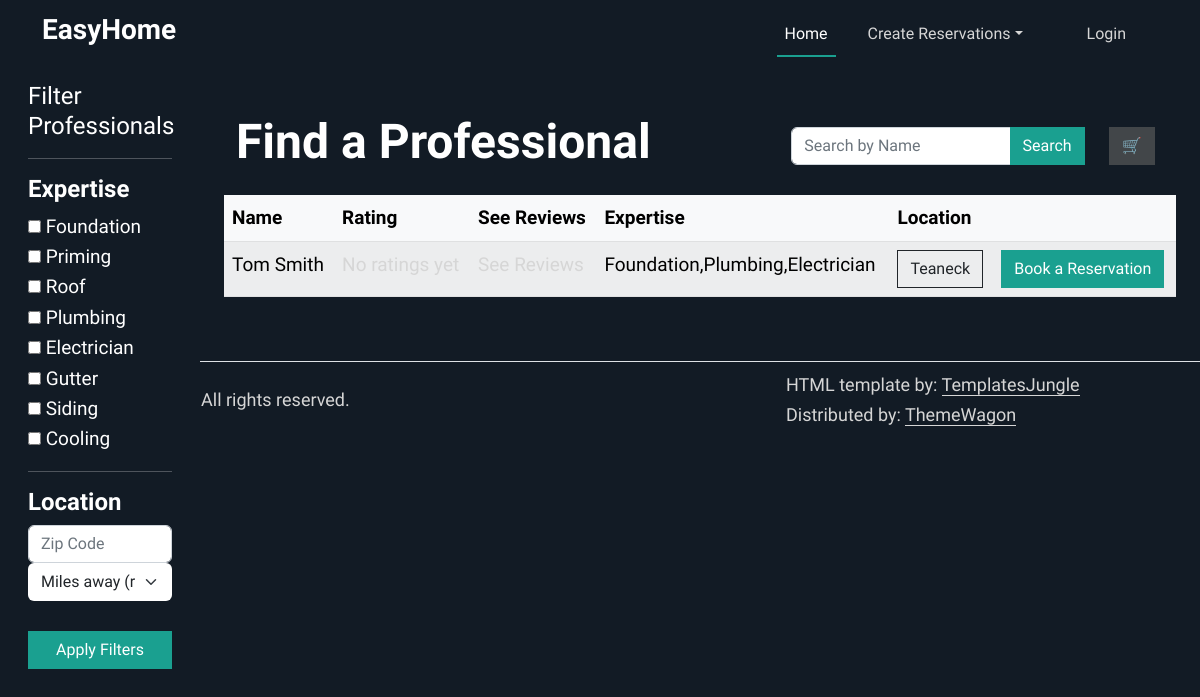
Page /professionals on the earlier database version.
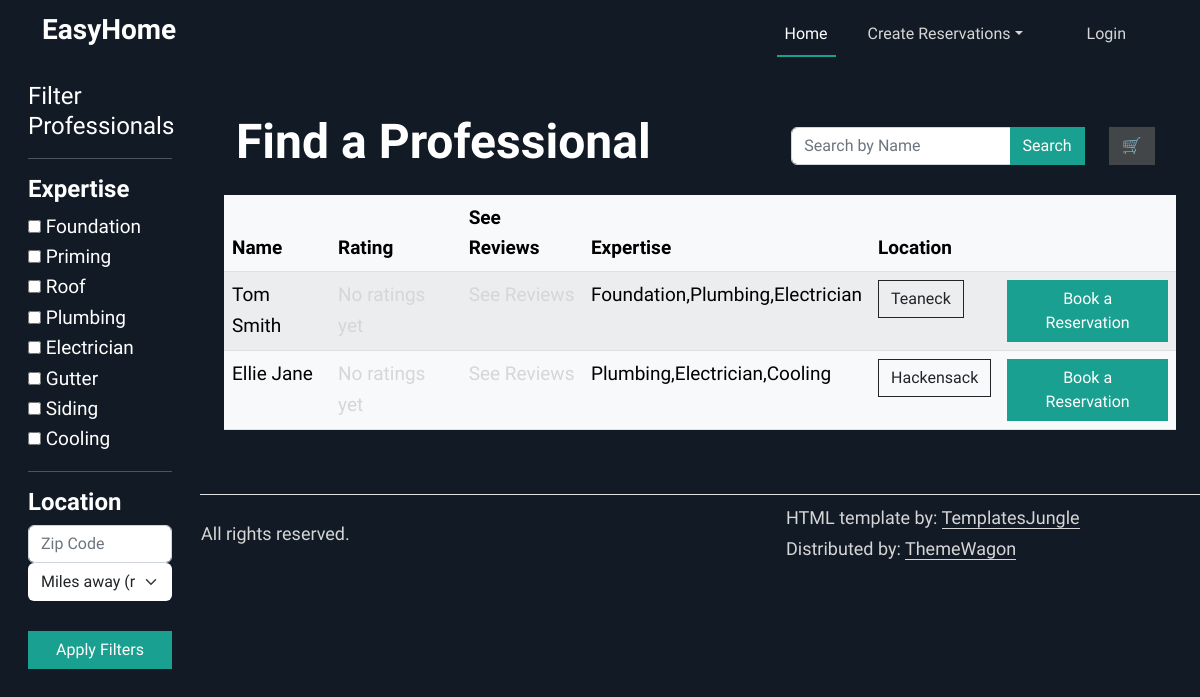
Same page on the later database version.
### tables this page shows
CREATE TABLE professionals (
                  id INTEGER PRIMARY KEY AUTOINCREMENT,
                  user_id INTEGER NOT NULL,
                  profession VARCHAR2(50) NOT NULL,
                  hourly_cost DECIMAL(10,2),
                  description TEXT,
                  is_verified BOOLEAN DEFAULT 0,
                  FOREIGN KEY (user_id) REFERENCES users(id)
            );

CREATE TABLE users (
                id INTEGER PRIMARY KEY AUTOINCREMENT,
                first_name VARCHAR2(25) NOT NULL,
                middle_name VARCHAR2(15),
                last_name VARCHAR2(25) NOT NULL,
                gender CHAR(1) CHECK (gender IN ('M','F','O')) NOT NULL,
                phone_number VARCHAR2(12) NOT NULL,
                email VARCHAR2(50) NOT NULL,
                password VARCHAR2(50) NOT NULL,
                street_number VARCHAR2(10),
                street_name VARCHAR2(35),
                town VARCHAR2(30),
                state CHAR(2),
                zip_code NUMBER(5),
                user_type VARCHAR2(20) CHECK (user_type IN ('customer','professional')) DEFAULT 'customer'
            );

### app.py (the view, shortened to what this page needs)
@app.route('/professionals', methods=["GET", "POST"])
def professionals():
    list = get_professionals()
    user_zip = None
    if current_user.is_authenticated:
        user_zip = get_user_by_id(current_user.id).zip_code
    if 'cart' not in session:
        session['cart'] = []
    cart = session['cart']  # Retrieve cart
    return render_template("professionals.html", professionals=list, user_zip=user_zip, cart=cart)

### templates/professionals.html (shortened to what this page needs)
{%extends "base.html"%}
{%block content%}
<div class="container-fluid">
  <div class="row">
    <div class="col-md-3 col-lg-2 d-md-block bg-dark text-white sidebar vh-100 position-fixed">
      <div class="p-3">
        <a href="/" class="d-flex align-items-center mb-3 mb-md-0 text-white text-decoration-none">
          <span class="fs-4">Filter Professionals</span>
        </a>
        <hr>
        <form method="POST">
          <h4>Expertise</h4>
          <input type="checkbox" id="Foundation" name="expertise" value="Foundation">
          <label for="Foundation">Foundation</label><br>
          <input type="checkbox" id="Priming" name="expertise" value="Priming">
          <label for="Priming">Priming</label><br>
          <input type="checkbox" id="Roof" name="expertise" value="Roof">
          <label for="Roof">Roof</label><br>
          <input type="checkbox" id="Plumbing" name="expertise" value="Plumbing">
          <label for="Plumbing">Plumbing</label><br>
          <input type="checkbox" id="Electrician" name="expertise" value="Electrician">
          <label for="Electrician">Electrician</label><br>
          <input type="checkbox" id="Gutter" name="expertise" value="Gutter">
          <label for="Gutter">Gutter</label><br>
          <input type="checkbox" id="Siding" name="expertise" value="Siding">
          <label for="Siding">Siding</label><br>
          <input type="checkbox" id="Cooling" name="expertise" value="Cooling">
          <label for="Cooling">Cooling</label><br>
          <hr>
          <h4>Location</h4>
          <div class="input-group rounded">
            <input type="search" class="form-control rounded" placeholder="Zip Code" aria-label="Search"
              aria-describedby="search-addon" name="zip_code" />
          </div>
          <select class="form-select" aria-label="Miles away" name="distance">
            <option selected value="0">Miles away (range)</option>
          </select>
          <br>
          <button type="submit" class="btn btn-primary w-100" name="filters">Apply Filters</button>
        </form>
      </div>
    </div>
    <main class="col-md-9 ms-sm-auto col-lg-10 px-md-4 offset-md-3">
      <section id="feature">
        <div class="container py-5">
          <div class="row align-items-center mb-3">
            <div class="col-md-7">
              <h2>Find a Professional</h2>
            </div>
            <div class="col-md-4">
              <form method="POST">
                <div class="input-group">
                  <input type="search" class="form-control" placeholder="Search by Name" name="search" />
                  <button type="submit" class="btn btn-primary" name="name">Search</button>
                </div>
              </form>
            </div>
            <div class="col-md-1">
              <button class="btn btn-dark" type="button" data-bs-toggle="offcanvas" data-bs-target="#offcanvasExample"
                aria-controls="offcanvasExample">
                🛒
              </button>
            </div>
          </div>
          <div class="row">
            <table class="table table-striped table-light">
              <thead>
                <tr>
                  <th scope="col">Name</th>
                  <th scope="col">Rating</th>
                  <th scope="col">See Reviews</th>
                  <th scope="col">Expertise</th>
                  <th scope="col">Location</th>
                  <th scope="col"></th>
                </tr>
              </thead>
              <tbody>
                {%for prof in professionals%}
                <tr>
                  <td>{{prof.first_name}} {{prof.last_name}}</td>
                  <td>
                    <a href="/submit_review/{{prof.user_id}}">
                      {% if prof.avg_rating > 0 %}
                      <span class="text-warning">
                        {% for i in range(prof.avg_rating|int) %}
                        <i class="fas fa-star"></i>
                        {% endfor %}
                        {% if prof.avg_rating % 1 >= 0.5 %}
                        <i class="fas fa-star-half-alt"></i>
                        {% endif %}
                      </span>
                      {{ prof.avg_rating }} ({{ prof.review_count }} reviews)
                      {% else %}
                      No ratings yet
                      {% endif %}
                    </a>
                  </td>
                  <td>
                    {% if prof.avg_rating > 0 %}
                    <span class="text-warning">
                      {% for i in range(prof.avg_rating|int) %}
                      <i class="fas fa-star"></i>
                      {% endfor %}
                      {% if prof.avg_rating % 1 >= 0.5 %}
                      <i class="fas fa-star-half-alt"></i>
                      {% endif %}
                    </span>
                    <a href="/reviews/{{prof.prof_id}}">{{ prof.avg_rating }} ({{ prof.review_count }} reviews)</a>
                    {% else %}
                    <a href="/reviews/{{prof.prof_id}}">See Reviews</a>
                    {% endif %}
                  </td>
                  <td>{{prof.profession}}</td>
                  <td><button type="button" class="btn btn-outline-dark" data-bs-toggle="modal"
                      data-bs-target="#exampleModal{{ loop.index }}">
                      {{prof.town}}
                    </button>
                  </td>
                  <td><a href="/createReservation/{{prof.prof_id}}" class="btn btn-primary" role="button">Book a
                      Reservation</a></td>
                </tr>
                {%endfor%}
              </tbody>
            </table>
          </div>
        </div>
      </section>
    </main>
  </div>
</div>
{%endblock%}

### templates/base.html (shortened to what this page needs)
<!doctype html>
<html lang="en">
<head>
  <link rel="stylesheet" type="text/css" href="{{ url_for('static', filename='assets/css/vendor.css') }}">
  <link rel="stylesheet" href="https://cdn.jsdelivr.net/npm/swiper@9/swiper-bundle.min.css" />
  <link rel="stylesheet" href="https://cdn.jsdelivr.net/npm/bootstrap-icons@1.5.0/font/bootstrap-icons.css">
  <link href="https://cdn.jsdelivr.net/npm/bootstrap@5.2.3/dist/css/bootstrap.min.css" rel="stylesheet"
>
    <link rel="stylesheet" href="{{ url_for('static', filename='assets/css/style.css') }}">
</head>
<body data-bs-spy="scroll" data-bs-target="#navbar-example2" tabindex="0">
  <header id="nav" class="site-header position-fixed text-white bg-dark">
    <nav id="navbar-example2" class="navbar navbar-expand-lg py-2">
      <div class="container ">
        <a class="navbar-brand" href="/"><h3>EasyHome</h3></a>
        <div class="offcanvas offcanvas-end" tabindex="-1" id="offcanvasNavbar2"
          aria-labelledby="offcanvasNavbar2Label">
          <div class="offcanvas-body">
            <ul class="navbar-nav align-items-center justify-content-end align-items-center flex-grow-1 ">
              <li class="nav-item">
                <a class="nav-link active me-md-4" href="/">Home</a>
              </li>
              <li class="nav-item dropdown ">
                <a class="nav-link me-md-4 text-center dropdown-toggle" data-bs-toggle="dropdown" href="#" role="button"
                  aria-expanded="false">Create Reservations</a>
              </li>
                {%if current_user.first_name != null%}
                <li class="nav-item dropdown ">
                  <a class="nav-link me-md-4 text-center dropdown-toggle" data-bs-toggle="dropdown" href="#" role="button"
                    aria-expanded="false">Profile</a>
                  <ul class="dropdown-menu dropdown-menu-dark">
                    <li><a href="/editUser" class="dropdown-item">Edit User Information</a></li>
                    <li><a href="/manageReservations" class="dropdown-item">Manage Reservations</a></li>
                    <li><hr></li>
                    <li><a href="/logout" class="dropdown-item">Log Out </a></li>
                  </ul>
                </li>
                {%else%}
                <li class="nav-item">
                  <a class="nav-link mx-md-4" href="/login">Login</a>
                </li>
                {%endif%}
            </ul>
          </div>
        </div>
      </div>
    </nav>
  </header>
  {%block content%}
  {%endblock%}
    <footer class="d-flex flex-wrap justify-content-between align-items-center border-top"></footer>
    <div class="container">
      <footer class="d-flex flex-wrap justify-content-between align-items-center py-2 ">
        <div class="col-md-8 d-flex align-items-center">
          <p>© 2024 EasyHome. All rights reserved.</p>
        </div>
        <div class="col-md-4 d-flex align-items-center">
          <p>HTML template by: <a rel="noopener" href="https://templatesjungle.com/" class="link-primary"
              target="_blank">TemplatesJungle</a> <br> Distributed by: <a rel="noopener" href="https://themewagon.com" class="link-primary"
              target="_blank">ThemeWagon</a></p>
        </div>
      </footer>
    </div>
    <link rel="stylesheet" href="https://cdnjs.cloudflare.com/ajax/libs/font-awesome/5.15.4/css/all.min.css">
</body>
</html>

### static/assets/css/style.css (style rules this page uses)
:root { --accent-color: #1AA090; --dark-color: #121B25; --grey-color: #83898F; --body-text-color: #FFFFFF; --light-text-color: #D6D6D6; --link-color: #092035; }
body { padding-top: 65px; font-family: 'Work Sans', sans-serif; font-weight: 400; font-size: 19px; line-height: 1.6em; color: var(--body-text-color); background-color: var(--dark-color); }
h1, .h1, h2, .h2, h3, .h3, h4, .h4, h5, .h5, h6, .h6 { font-family: 'Work Sans', sans-serif; font-weight: 600; color: var(--body-text-color); }
h2, .h2 { font-size: 48px; }
ul { padding: 0; }
p { font-family: 'Work Sans', sans-serif; color: var(--light-text-color); font-size: 18px; }
a { color: var(--light-text-color); text-decoration: none; transition: all 0.3s ease-out; }
.btn { --bs-btn-border-radius: 0 rem; }
.btn-primary { --bs-btn-color: #fff; --bs-btn-bg: var(--accent-color); --bs-btn-border-color: var(--accent-color); --bs-btn-hover-color: #fff; --bs-btn-hover-bg: var(--accent-color); --bs-btn-hover-border-color: var(--accent-color); --bs-btn-active-color: #fff; --bs-btn-active-bg: var(--accent-color); --bs-btn-active-border-color: var(--accent-color); --bs-btn-disabled-color: #fff; --bs-btn-disabled-bg: var(--accent-color); --bs-btn-disabled-border-color: var(--accent-color); }
.text-white .nav-link.active, .text-white .nav-link:focus, .text-white .nav-link:hover { color: var(----body-text-color); }
.nav-link.active, .nav-link:focus, .nav-link:hover { color: var(----body-text-color); }
.nav-link { color: var(--light-text-color); font-size: 16px; position: relative; }
.nav-link:not(.dropdown-toggle):after { content: ''; position: absolute; left: 0; bottom: 0; width: 0; background: var(--accent-color); border-bottom: 2px solid var(--accent-color); transition: width 0.3s ease-out; }
.nav-link.active:after { width: 100%; }
.bg-dark { background-color: var(--dark-color) !important; }
.site-header { position: fixed; top: 0; width: 100%; z-index: 99999; transition: background 0.3s ease-out; }
a.navbar-brand { color: var(--body-text-color); }
a.nav-link.dropdown-toggle { color: #D6D6D6; font-size: 16px; }
.form-select { border: 1px solid transparent; border-radius: none; }
.link-primary { color: var(--light-text-color) !important; border-bottom: 1px solid var(--light-text-color); }
button.btn.btn-dark { --bs-btn-color: #fff; --bs-btn-bg: #424649; --bs-btn-border-color: #424649; --bs-btn-hover-color: #fff; --bs-btn-hover-bg: #212529; --bs-btn-hover-border-color: #212529; }

Differences in the rows shown:
added professionals: first_name "Ellie", last_name "Jane", profession "Plumbing,Electrician,Cooling", town "Hackensack"
